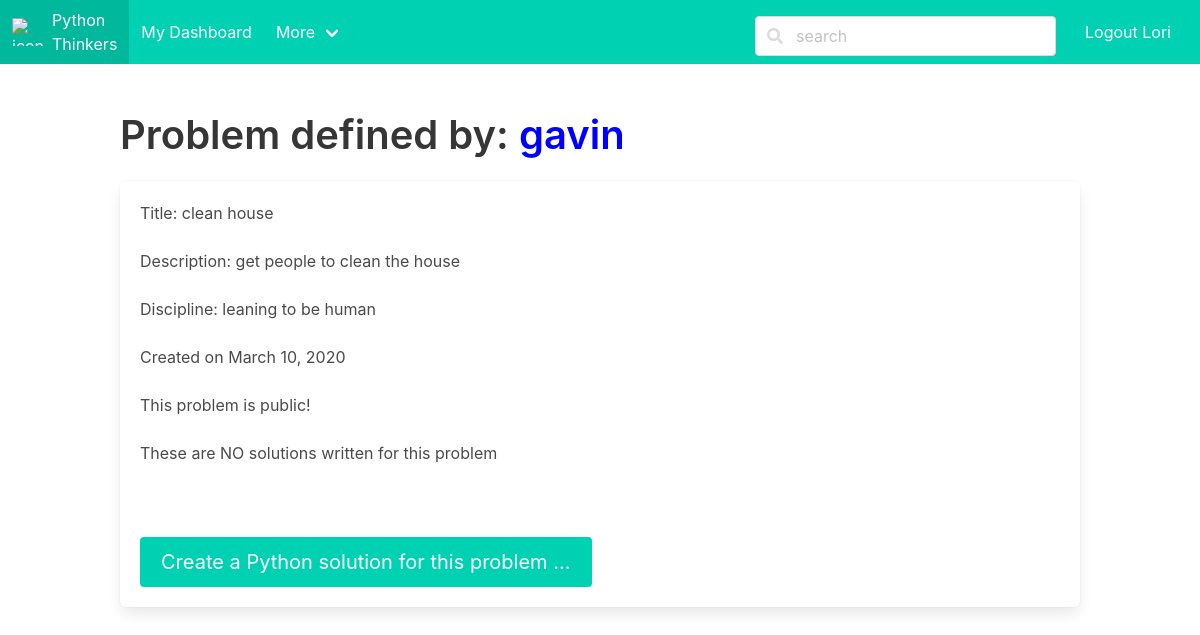
The app's page /problem/3/show (signed in), older data.
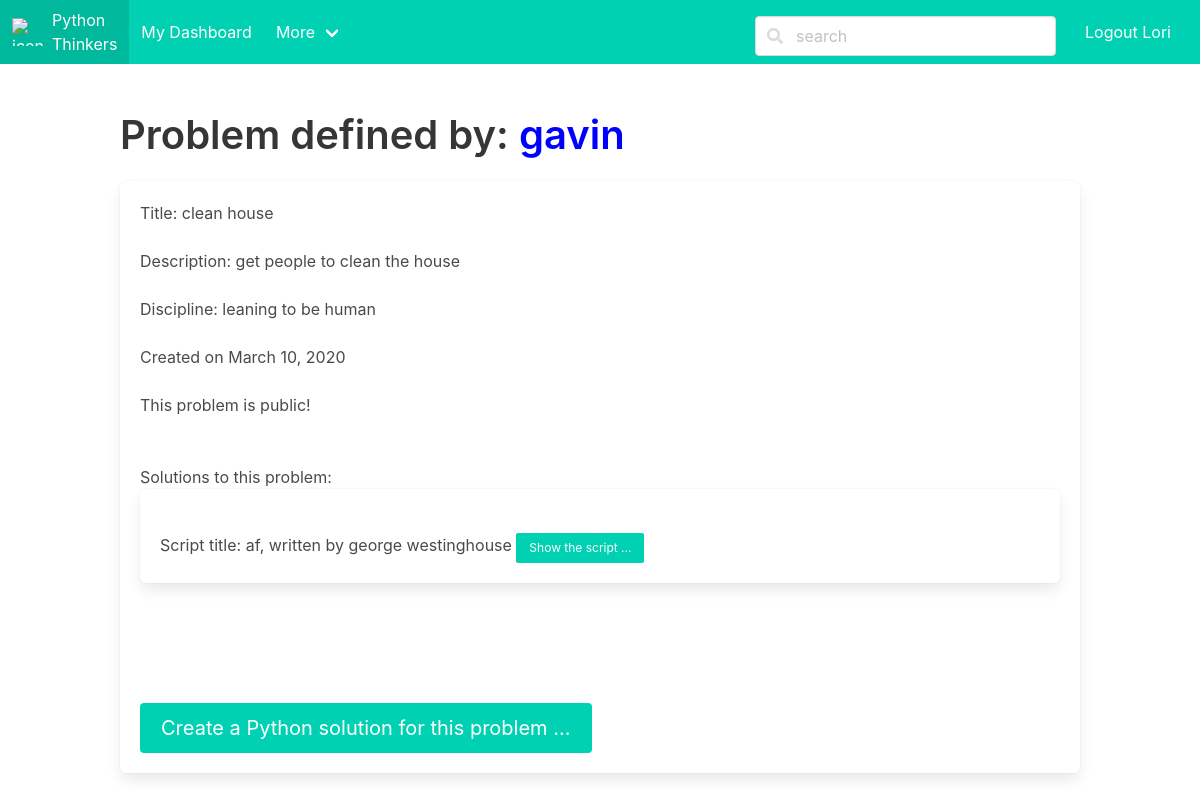
The same page, newer data.
### share/models.py (models this page shows, shortened)
class Script(models.Model):
    coder = models.ForeignKey(Coder, on_delete=models.CASCADE, null=True)
    problem = models.ForeignKey(Problem, on_delete=models.CASCADE, null=True)
    title = models.CharField(max_length=50, null=False, blank=False, unique=False)
    description = models.TextField(max_length=100, null=False, blank=False, unique=False)
    code = models.TextField(max_length=10000, unique=False)
    url = models.URLField(max_length=300, unique=False, blank=True)
    input = models.TextField(max_length=100, unique=False, blank=True)
    output = models.TextField(max_length=100, unique=False, blank=True)
    make_public = models.BooleanField(default=True)
    image = models.ImageField(upload_to='myscripts/', blank=True)  # add an image for the algorithm or flow chart
    working_code = models.BooleanField(default=True)
    created = models.DateField(auto_now_add=True)
    updated = models.DateField(auto_now=True)

class Coder(models.Model):
    coder_yet = models.BooleanField(default=False)  # the user is not a coder yet
    user = models.OneToOneField(User, on_delete=models.CASCADE)
    created = models.DateField(auto_now_add=True)   # maybe redundant, user model has date_joined
    updated = models.DateField(auto_now=True)

### share/views.py (the view)
# urls.py: path('problem/<int:problem_id>/show', views.show_problem, name='show_problem'),
def show_problem(request, problem_id):
    if request.method == "GET":
        user = request.user
        if not user.is_authenticated:
            return redirect("share:login")
            user_script = Script.objects.filter(coder=user.id).filter(problem=problem.id)
        else:
            problem = get_object_or_404(Problem, pk=problem_id)
            scripts = Script.objects.filter(problem=problem_id)
            if problem.make_public or problem.coder.user.id == user.id:
                return render(request, "share/problem.html",
                {"user":user, "problem":problem, "scripts": scripts})
            else:
                return render(request, "share/index.html",
                {"error":"The problem you clicked is still private and you are not the author"})

### share/templates/share/problem.html (shortened to what this page needs)
{% extends "share/base.html" %}
{% block content %}
    <div class="columns">
        <div class="column">
            <h2 class="title is-2">Problem defined by:
              <span style="color:blue">{{ problem.coder.user.username }}</span>
            </h2>
            <div class="box">
              <div class="content">
                  Title: {{ problem.title }} <br><br>
                  Description: {{ problem.description }} <br><br>
                  Discipline: {{ problem.discipline }} <br><br>
                  Created on {{ problem.created }} <br><br>
                  {% if problem.make_public %}
                    This problem is public! <br><br>
                  {% else %}
                    This problem is private!<br><br>
                  {% endif %}
                  {% if scripts %}
                    <br>Solutions to this problem:
                    <div class="box">
                      {% for s in scripts %}
                        <div class="content">
                            <br>Script title: {{ s.title }}, written by  {{s.coder.user.username}}
                            <a class="button is-primary is-small"
                            href="{% url 'share:show_script' s.id %}">Show the script ...</a>
                        </div>
                      {% endfor %}
                    </div>
                    {% else %}
                    These are NO solutions written for this problem
                  {% endif %}
                  <br><br>
                  <br><br>
                  {% if not user_script %}
                  <a class="button is-primary is-medium"
                    href="{% url 'share:build_script' problem.id %}">Create a Python solution for this problem ... </a>
                  {% endif %}
              </div>
          </div>
        </div>
    </div>
{% endblock content %}

Row changes from the older to the newer data that the page shows:
added Script: title "af", coder.user.username "george westinghouse"
Text that changed along with them:
text no longer shown: "These are NO solutions written for this problem"
text now shown: "Solutions to this problem:"
